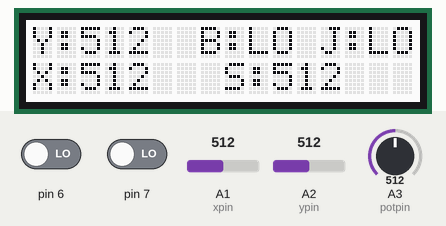
Simulated run of this sketch. Board: Arduino Uno, built with avr-gcc and run on an emulated ATmega328P. Shown: 16×2 character LCD. The inputs (shaded band) are chosen by the test bench; at power-on: pin 6 LOW, pin 7 LOW, A1 (xpin) = 512, A2 (ypin) = 512, A3 (potpin) = 512.

Above: at 1.2 s.
1.3 s: pin 6 driven HIGH
At 2.5 s:
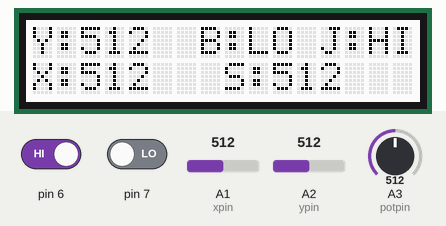
2.9 s: pin 7 driven HIGH
At 3.4 s:
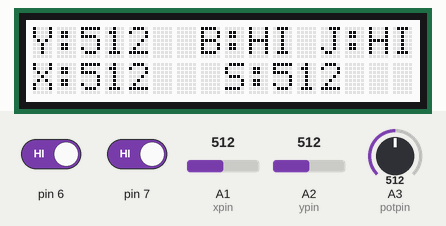
4.5 s: pin 6 driven LOW
At 5.5 s:
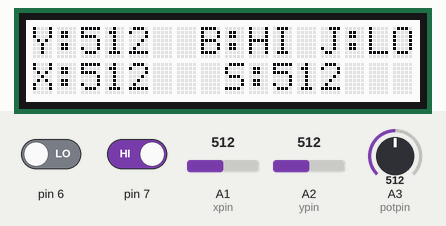
6.1 s: A1 (xpin) set to 716
At 7.3 s:
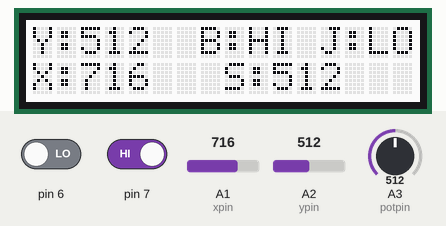
7.6 s: A2 (ypin) set to 716
At 8.5 s:
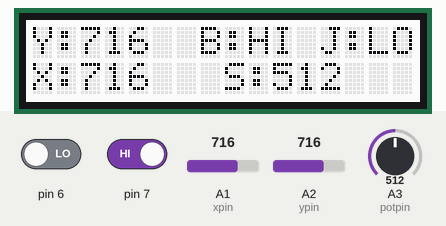
9.1 s: A3 (potpin) set to 716
At 10.5 s:
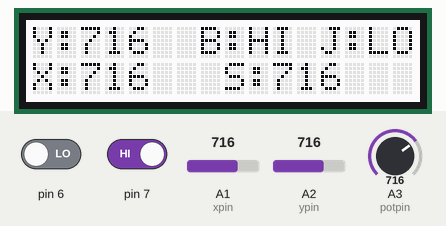
Timing chart, 0 to 11.6 s (numbered marks = the images above; inputs shaded):
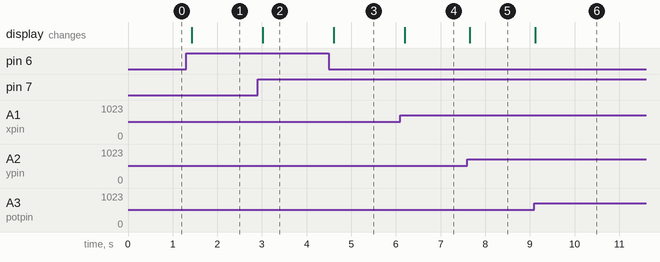

Measured:
- after the input at 1.3 s, the display: changes after 0.12 s (image 1)
- after the input at 2.9 s, the display: changes after 0.11 s (image 2)
- after the input at 4.5 s, the display: changes after 0.11 s (image 3)
- after the input at 6.1 s, the display: changes after 0.10 s (image 4)
- after the input at 7.6 s, the display: changes after 0.06 s (image 5)
- after the input at 9.1 s, the display: changes at once (image 6)

The sketch:

debug.ino
```cpp
// just a bit of code that gives realtime readouts for all inputs to the LCD
// thought itd be a neat tool for debug later on
#include <Wire.h>
#include "DFRobot_RGBLCD.h"

const int colorR = 255;
const int colorG = 255;
const int colorB = 255;
int potpin = A3;
int ypin = A2;
int xpin = A1;

DFRobot_RGBLCD lcd(16,2);  //16 characters and 2 lines of show

void setup() {
    // initialize
    lcd.init();
    lcd.setRGB(colorR, colorG, colorB);
    pinMode(7, INPUT);
}

void loop() {
    lcd.setCursor(5, 0);
    lcd.print(" ");
    lcd.setCursor(0, 0);
    lcd.print("Y:");
    lcd.print(analogRead(ypin));
    lcd.setCursor(7, 0);
    lcd.print("B:");
    if (digitalRead(7)==HIGH)
    {lcd.print("HI");}
    else
    {lcd.print("LO");}
    lcd.print(" J:");
    if (digitalRead(6)==HIGH)
    {lcd.print("HI");}
    else
    {lcd.print("LO");}
    lcd.setCursor(5, 1);
    lcd.print(" ");
    lcd.setCursor(0, 1);
    lcd.print("X:");
    lcd.print(analogRead(xpin));
    lcd.setCursor(13, 1);
    lcd.print(" ");
    lcd.setCursor(7, 1);
    lcd.print(" S:");
    lcd.print(analogRead(potpin));

    delay(100);
}
```
